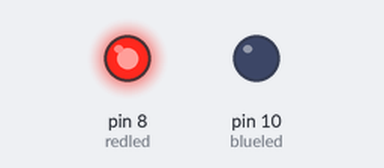
The sketch below on a simulated Arduino Uno, built with avr-gcc and run on an emulated ATmega328P. On the bench: output pins drawn as LEDs (lit = HIGH).

Above: at 0.5 s.
At 14.5 s:
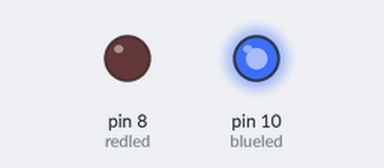
At 27.5 s:
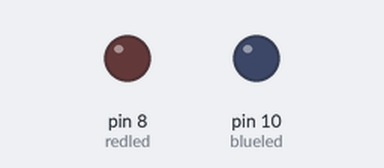
Timing chart, 0 to 28.6 s (numbered marks = the images above):
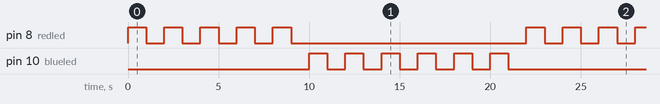

The sketch:

Arduino_quiz_1.ino
```cpp
int redled=8;
int blueled=10;

void setup() {
  pinMode(redled,OUTPUT);
  pinMode(blueled,OUTPUT);


  // put your setup code here, to run once:

}

void loop() {
  for( int k=1;k<=5;k=k+1){
  digitalWrite(redled,HIGH);
  delay(1000);
  digitalWrite(redled,LOW);
  delay(1000);
  }

  for(int L=1;L<=6;L=L+1){
  digitalWrite(blueled,HIGH);
  delay(1000);
  digitalWrite(blueled,LOW);
  delay(1000);

    }

  // put your main code here, to run repeatedly:

}
```

Measured:
- by itself, pin 8 (redled): repeats every 22.0 s: 4 × (LOW 1.0 s, HIGH 1.0 s), LOW 13.0 s, HIGH 1.0 s
- by itself, pin 10 (blueled): repeats every 22.0 s: 5 × (LOW 1.0 s, HIGH 1.0 s), LOW 11.0 s, HIGH 1.0 s
- by itself, everything shown: repeats every 22.0 s, in 22 steps
